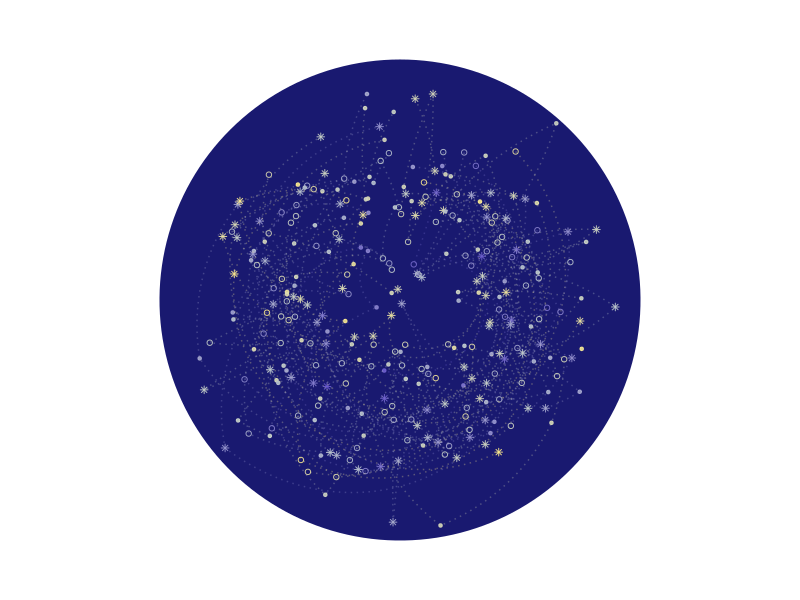

Source code (R):
## ---- chunk 1
#| label: libraries
#| message: false
#| warning: false

library(tidyverse)

## ---- chunk 2
#| label: piece 1

# generating random variables using various distributions
w <- rpois(300, 70)
x <- rgamma(300, 3)
y <- rnorm(300, 50, 200)
z <- rbinom(300, 200, 0.7)
a <- sample(c('a', 'b', 'c'), replace = T, size = 300)

data <- cbind(w, x, y, z, a) # combining into df


# create gradient color pallete
pal <- colorRampPalette(c("lightgoldenrod1","azure3", "slateblue"))

art_colors <- pal(n_distinct(w))

#plot

ggplot(data, aes(x = y, y = z)) +
  geom_point(aes(shape = a, color = w), show.legend = F, alpha = 0.9) + #add points
  geom_line(aes(group = w, color = w), linetype = 3, show.legend = F, alpha = 0.3)+ # connect points
  scale_shape_manual(values = c("a" = 20, "b" = 8, "c" = 21)) + # change shapes of points
  scale_color_manual(values = art_colors) + # change colors
  coord_radial() + #circle
  theme_void() + #remove everything
  theme(panel.background = element_rect(fill = "midnightblue", color = "midnightblue")) # background color

